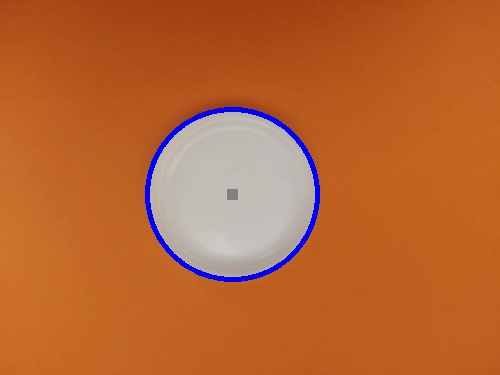
#> input picture Detecting Circles in Images/output/output-image-1.jpeg, 500 x 375 px; its folder holds only this picture in this run
$ python detect_circle.py --image output/output-image-1.jpeg
#> lines starting #> are read from the running program, lines starting #| are printed output that depends on the picture
### Detecting Circles in Images/Helpers.py
import cv2
import numpy as np

class Helpers:
	def __init__(self):
		pass

	def resize(image, width=None, height=None, inter=cv2.INTER_AREA):
	    dim = None
	    (h, w) = image.shape[:2]
	    if width is None and height is None:
	        return image
	    if width is None:
	        r = height / float(h)
	        dim = (int(w * r), height)
	    else:
	        r = width / float(w)
	        dim = (width, int(h * r))
	    resized = cv2.resize(image, dim, interpolation=inter)

	    return resized

	# [79 lines left out: functions grab_contours, sort_contours, draw_contour, orders, transform, not called in this run]

### Detecting Circles in Images/detect_circle.py
# import the necessary packages
from Helpers import *
import numpy as np
import argparse
import cv2

# construct the argument parser and parse the arguments
ap = argparse.ArgumentParser()
ap.add_argument("-i", "--image", required = True, help = "Path to the image")
args = vars(ap.parse_args())

image = cv2.imread(args["image"])
#> image is the input picture: shape (375, 500, 3); mean B, G, R 51.2, 102.1, 185
image = Helpers.resize(image, width=500)
output = image.copy()
gray = cv2.cvtColor(image, cv2.COLOR_BGR2GRAY)
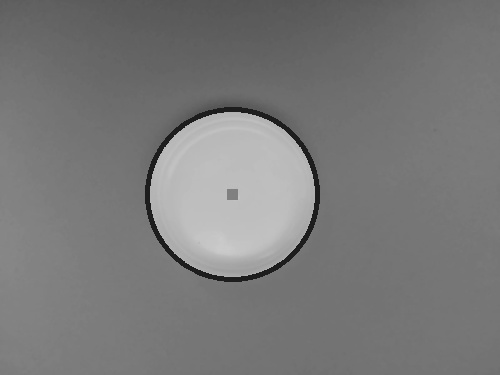
#> gray: shape (375, 500); min 21, max 203, mean 121.1

cv2.imshow("gray",gray)
cv2.waitKey(0)

circles = cv2.HoughCircles(gray, cv2.HOUGH_GRADIENT, 1.3, 100)
#> circles = None


if circles is not None:
	circles = np.round(circles[0, :]).astype("int")
	for (x,y,r) in circles:
		cv2.circle(output, (x,y), r, (255,0,0), 4)
		cv2.rectangle(output, (x-5, y-5), (x+5, y+5), (128,128,128), -1)
	cv2.imshow("output", np.hstack([image, output]))
	cv2.imwrite('output/output-{}.jpeg'.format(args["image"].split('\\')[1].split(".")[0]), output)
	cv2.waitKey(0)


"""
HoughCircles Paramaters:
image: 8-bit, single channel image. If working with a color image, convert to grayscale first.
method: Defines the method to detect circles in images.
	 	Currently, the only implemented method is cv2.HOUGH_GRADIENT,
	 	which corresponds to the Yuen et al. paper.
dp: This parameter is the inverse ratio of the accumulator resolution
	to the image resolution (see Yuen et al. for more details).
	Essentially, the larger the dp gets, the smaller the accumulator array gets.
minDist: Minimum distance between the center (x, y) coordinates of detected circles.
		 If the minDist is too small, multiple circles in the same neighborhood as
		 the original may be (falsely) detected. If the minDist is too large, then
		 some circles may not be detected at all.
param1: Gradient value used to handle edge detection in the Yuen et al. method.
param2: Accumulator threshold value for the cv2.HOUGH_GRADIENT method. The smaller
		the threshold is, the more circles will be detected (including false circles).
		The larger the threshold is, the more circles will potentially be returned.
minRadius: Minimum size of the radius (in pixels).
maxRadius: Maximum size of the radius (in pixels).
"""
